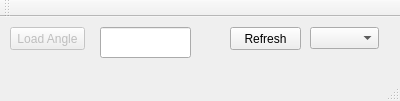
<?xml version="1.0" encoding="UTF-8"?>
<ui version="4.0">
 <class>MainWindow</class>
 <widget class="QMainWindow" name="MainWindow">
  <property name="geometry">
   <rect>
    <x>0</x>
    <y>0</y>
    <width>400</width>
    <height>101</height>
   </rect>
  </property>
  <property name="windowTitle">
   <string>AngleLoader</string>
  </property>
  <property name="windowIcon">
   <iconset resource="icons.qrc">
    <normaloff>:/icon/Icon Entry_2.ico</normaloff>:/icon/Icon Entry_2.ico</iconset>
  </property>
  <widget class="QWidget" name="centralWidget">
   <widget class="QPushButton" name="pushButton">
    <property name="enabled">
     <bool>false</bool>
    </property>
    <property name="geometry">
     <rect>
      <x>10</x>
      <y>10</y>
      <width>75</width>
      <height>23</height>
     </rect>
    </property>
    <property name="text">
     <string>Load Angle</string>
    </property>
   </widget>
   <widget class="QLineEdit" name="lineEdit">
    <property name="geometry">
     <rect>
      <x>100</x>
      <y>10</y>
      <width>91</width>
      <height>31</height>
     </rect>
    </property>
   </widget>
   <widget class="QComboBox" name="comboBox">
    <property name="geometry">
     <rect>
      <x>310</x>
      <y>10</y>
      <width>69</width>
      <height>22</height>
     </rect>
    </property>
   </widget>
   <widget class="QPushButton" name="refreshButton">
    <property name="geometry">
     <rect>
      <x>230</x>
      <y>10</y>
      <width>71</width>
      <height>23</height>
     </rect>
    </property>
    <property name="text">
     <string>Refresh</string>
    </property>
   </widget>
  </widget>
  <widget class="QMenuBar" name="menuBar">
   <property name="geometry">
    <rect>
     <x>0</x>
     <y>0</y>
     <width>400</width>
     <height>21</height>
    </rect>
   </property>
  </widget>
  <widget class="QToolBar" name="mainToolBar">
   <attribute name="toolBarArea">
    <enum>TopToolBarArea</enum>
   </attribute>
   <attribute name="toolBarBreak">
    <bool>false</bool>
   </attribute>
  </widget>
  <widget class="QStatusBar" name="statusBar"/>
 </widget>
 <layoutdefault spacing="6" margin="11"/>
 <resources>
  <include location="icons.qrc"/>
 </resources>
 <connections/>
</ui>
